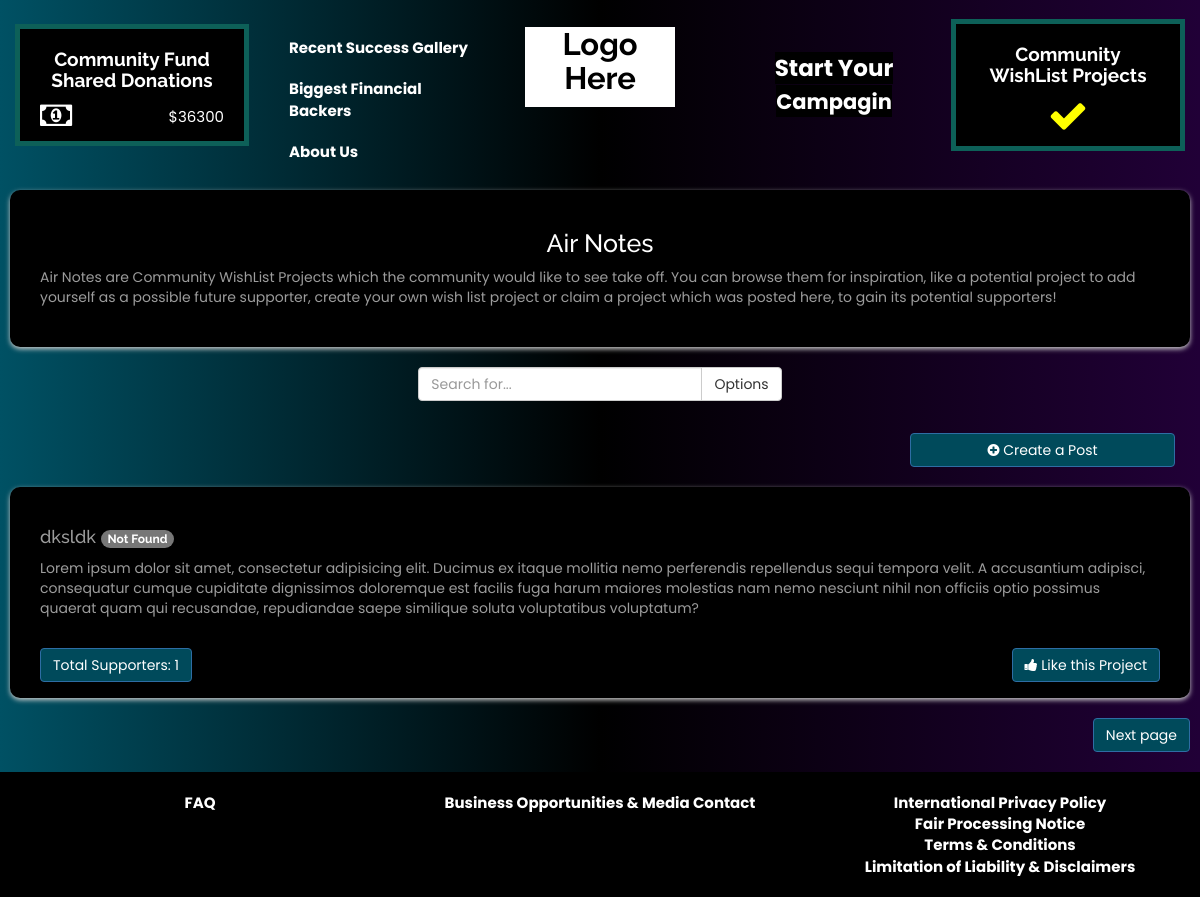
Page /index.php/Admin/view/wishlist on the committed database.
### tables this page shows
CREATE TABLE `posts` (
  `id` int(11) NOT NULL,
  `user_id` int(11) NOT NULL,
  `title` char(100) NOT NULL,
  `category` char(100) NOT NULL,
  `description` text NOT NULL,
  `created_date` datetime NOT NULL DEFAULT current_timestamp()
);

### application/controllers/Admin.php (called while the page is built, shortened)
<?php
class Admin extends CI_Controller
{
    public function view($page = 'index',$id = null)
    {
        $data['login'] = $this->session->userdata('login');
        $data['campaign'] = $this->data->getdata('campaign');
        $data['posts'] = $this->data->getdata('posts');
        $data['backers'] = $this->data->myquery("SELECT `user_id`, SUM(`payment`) as 'total' FROM `fund` GROUP BY `user_id` ORDER BY `total` DESC");
        $data['totalFunding'] = $this->data->myquery("SELECT  SUM(`payment`) as 'total' FROM `fund`");
        foreach($data['backers'] as $k=>$v){
            $data['backers'][$k]['userData'] = $this->data->getdata('users',array('id'=>$v['user_id']));
            $data['backers'][$k]['totalProjects'] = count($this->data->getdata('fund',array('user_id'=>$v['user_id'])));
        }
        foreach($data['posts'] as $k=>$v){
            $data['posts'][$k]['noOfLikes'] = count($this->data->getdata('postlikes',array('post_id'=>$v['id'])));
        }
        foreach($data['campaign'] as $k=>$v){
            $data['campaign'][$k]['campaingUser'] = $this->data->getdata('users',array('id'=>$v['user_id']));
            $data['campaign'][$k]['raised'] = $this->data->getdata('fund',array('campaign_id'=>$v['id']));
        }
            $this->load->view('header',$data);
            $this->load->view($page);
            $this->load->view('footer');
    }
}

### index.php (called while the page is built, shortened)
<?php
require_once BASEPATH.'core/CodeIgniter.php';

### application/models/Data.php (called while the page is built, shortened)
<?php
class Data extends CI_Model{
    function getdata($table, $where = null, $limit = null){
        $this->db->select('*')->from($table);
        if (is_array($where) && $where != null) {
            foreach ($where as $key => $value) {
                $this->db->where($key, $value);
            }
        }
        return $this->db->get()->result_array();
    }
}

### application/views/wishlist.php (the view, shortened to what this page needs)
<div class="container">
    <div class="box margin-top-bottom" >
        <h5 class="text-center" style="color: #fff; font-size: 25px;">Air Notes</h5>
        <p>
            Air Notes are Community
            WishList Projects which the community would like to see take off. You can browse them
            for inspiration, like a potential project to add yourself as a possible future supporter,
            create your own wish list project or claim a project which was posted here, to gain its
            potential supporters!
        </p>
    </div>
    <div class="row margin-top-bottom">
        <div class="col-lg-offset-4 col-md-4" style="margin-bottom: 12px;">
            <div class="input-group">
                <input type="text" class="form-control" placeholder="Search for...">
                <span class="input-group-btn">
        <button class="btn btn-default" type="button">Options</button>
      </span>
            </div>
        </div>
    </div>
    <div class="row margin-top-bottom">
        <div class="col-md-3 col-md-offset-9">
            <a href="javascript:void(0)" data-toggle="modal" data-target="#addPost" class="btn btn-primary btn-block"><i class="fa fa-plus-circle"></i> Create a Post</a>
        </div>
    </div>
    <?php foreach($posts as $k=>$v){ ?>
    <div class="box margin-top-bottom">
        <div>
            <h4><?= $v['title'] ?>
            <?php if(json_decode($v['category'],true)){
                 foreach(json_decode($v['category'],true) as $val){ ?>
            <span class="badge badge-primary"><?= $val ?></span></h4>
            <?php } }else{?>
                <span class="badge badge-primary">Not Found</span></h4>
            <?php } ?>
        </div>
        <p>
            <?= $v['description'] ?>
        </p>
        <div style="padding: 20px 0px">
            <div class="pull-left">
                <a href="javascript:void(0);" id="liker<?= $v['id'] ?>" class="btn btn-primary">Total Supporters: <?= $v['noOfLikes'] ?></a>
            </div>
            <div class="pull-right">
                <?php if(!empty($login)){ ?>
                    <a href="javascript:void(0)" onclick="liker(<?= $v['id'] ?>);" class="btn btn-primary"><i class="fa fa-thumbs-up"></i> Like this Project</a>
                <?php }else{ ?>
                    <a href="<?= site_url('Admin/login') ?>" class="btn btn-primary"><i class="fa fa-thumbs-up"></i> Like this Project</a>
                <?php } ?>
            </div>
        </div>
    </div>
    <?php } ?>
    <div class="text-right margin-top-bottom">
        <a href="#" class="btn btn-primary">Next page</a>
    </div>
</div>

### theme/css/style.css (style rules this page uses)
body { font-family: 'Poppins', sans-serif; font-size: 14px; color: #9C9C9C; }
h1, h2, h3, h4, h5, h6 { font-family: 'Raleway', sans-serif; }
a, a:hover, a:active { text-decoration: none !important; }

### theme/css/responsive.css (style rules this page uses)
@media (min-width: 1200px) { .container { padding: 0; width: 1180px; } }

### theme/css/update.css (style rules this page uses)
body { background-image: linear-gradient(to right,#005164,#000,#210037); box-sizing: border-box; overflow-x: hidden; }
a { color: #fff !important; }
.margin-top-bottom { margin: 20px 0px; }
.btn-primary { background-color: #004A5B; }
.box { background: #000; box-shadow: 0px 2px 5px #ccc; border-radius: 10px; padding: 30px; }

### rows in the picture
posts: title "dksldk", shows "Not Found", description "Lorem ipsum dolor sit amet, consectetur adipisicing elit. Ducimus ex itaque mollitia nemo perferendis repellendus sequi tempora velit. A accusantium adipisci, consequatur cumque cupiditate dignissimos doloremque est facilis fuga harum maiores molestias nam nemo nesciunt nihil non officiis optio possimus quaerat quam qui recusandae, repudiandae saepe similique soluta voluptatibus voluptatum?", user "1"

### other values in the picture
$totalFunding[0]['total'] "36300"
